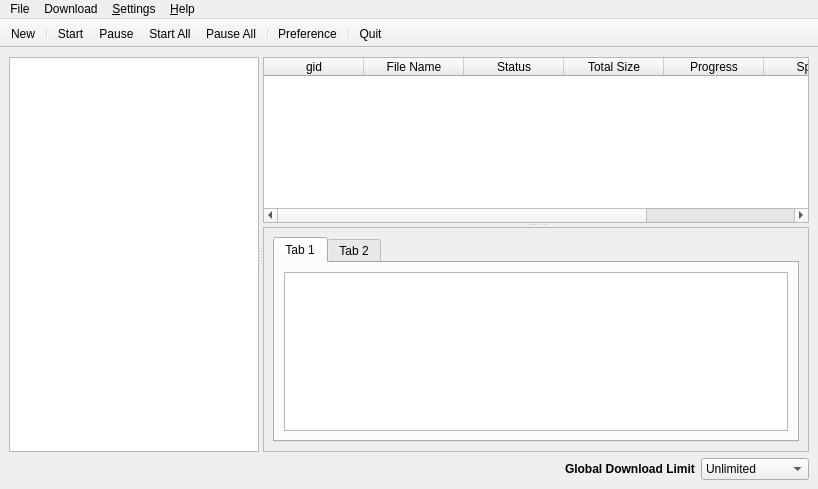
<?xml version="1.0" encoding="UTF-8"?>
<ui version="4.0">
 <class>MainWindow</class>
 <widget class="QMainWindow" name="MainWindow">
  <property name="geometry">
   <rect>
    <x>0</x>
    <y>0</y>
    <width>818</width>
    <height>489</height>
   </rect>
  </property>
  <property name="windowTitle">
   <string>Barq Download Manager</string>
  </property>
  <property name="windowIcon">
   <iconset resource="images.qrc">
    <normaloff>:/images/icons/barq.png</normaloff>:/images/icons/barq.png</iconset>
  </property>
  <widget class="QWidget" name="centralwidget">
   <layout class="QVBoxLayout" name="verticalLayout">
    <item>
     <widget class="QSplitter" name="splitter_2">
      <property name="orientation">
       <enum>Qt::Horizontal</enum>
      </property>
      <widget class="QListWidget" name="lwCategories">
       <property name="maximumSize">
        <size>
         <width>250</width>
         <height>16777215</height>
        </size>
       </property>
       <property name="alternatingRowColors">
        <bool>false</bool>
       </property>
       <property name="iconSize">
        <size>
         <width>24</width>
         <height>24</height>
        </size>
       </property>
      </widget>
      <widget class="QSplitter" name="splitter">
       <property name="orientation">
        <enum>Qt::Vertical</enum>
       </property>
       <widget class="QTableWidget" name="tblActive">
        <property name="enabled">
         <bool>true</bool>
        </property>
        <property name="sizePolicy">
         <sizepolicy hsizetype="Preferred" vsizetype="Preferred">
          <horstretch>0</horstretch>
          <verstretch>0</verstretch>
         </sizepolicy>
        </property>
        <property name="editTriggers">
         <set>QAbstractItemView::NoEditTriggers</set>
        </property>
        <property name="showDropIndicator" stdset="0">
         <bool>false</bool>
        </property>
        <property name="dragDropOverwriteMode">
         <bool>false</bool>
        </property>
        <property name="selectionBehavior">
         <enum>QAbstractItemView::SelectRows</enum>
        </property>
        <property name="textElideMode">
         <enum>Qt::ElideMiddle</enum>
        </property>
        <property name="showGrid">
         <bool>true</bool>
        </property>
        <property name="gridStyle">
         <enum>Qt::SolidLine</enum>
        </property>
        <property name="columnCount">
         <number>7</number>
        </property>
        <attribute name="horizontalHeaderVisible">
         <bool>true</bool>
        </attribute>
        <attribute name="horizontalHeaderCascadingSectionResizes">
         <bool>true</bool>
        </attribute>
        <attribute name="horizontalHeaderDefaultSectionSize">
         <number>100</number>
        </attribute>
        <attribute name="verticalHeaderVisible">
         <bool>false</bool>
        </attribute>
        <column>
         <property name="text">
          <string>gid</string>
         </property>
         <property name="textAlignment">
          <set>AlignHCenter|AlignVCenter|AlignCenter</set>
         </property>
        </column>
        <column>
         <property name="text">
          <string>File Name</string>
         </property>
         <property name="textAlignment">
          <set>AlignHCenter|AlignVCenter|AlignCenter</set>
         </property>
        </column>
        <column>
         <property name="text">
          <string>Status</string>
         </property>
         <property name="textAlignment">
          <set>AlignHCenter|AlignVCenter|AlignCenter</set>
         </property>
        </column>
        <column>
         <property name="text">
          <string>Total Size</string>
         </property>
         <property name="textAlignment">
          <set>AlignHCenter|AlignVCenter|AlignCenter</set>
         </property>
        </column>
        <column>
         <property name="text">
          <string>Progress</string>
         </property>
         <property name="textAlignment">
          <set>AlignHCenter|AlignVCenter|AlignCenter</set>
         </property>
        </column>
        <column>
         <property name="text">
          <string>Speed</string>
         </property>
         <property name="textAlignment">
          <set>AlignHCenter|AlignVCenter|AlignCenter</set>
         </property>
        </column>
        <column>
         <property name="text">
          <string>Time Left</string>
         </property>
         <property name="textAlignment">
          <set>AlignHCenter|AlignVCenter|AlignCenter</set>
         </property>
        </column>
       </widget>
       <widget class="QFrame" name="frame">
        <property name="minimumSize">
         <size>
          <width>0</width>
          <height>150</height>
         </size>
        </property>
        <property name="frameShape">
         <enum>QFrame::StyledPanel</enum>
        </property>
        <property name="frameShadow">
         <enum>QFrame::Raised</enum>
        </property>
        <layout class="QHBoxLayout" name="horizontalLayout_2">
         <item>
          <widget class="QTabWidget" name="tabWidget">
           <property name="currentIndex">
            <number>0</number>
           </property>
           <widget class="QWidget" name="tab">
            <attribute name="title">
             <string>Tab 1</string>
            </attribute>
            <layout class="QVBoxLayout" name="verticalLayout_2">
             <item>
              <widget class="QTableWidget" name="tableWidget"/>
             </item>
            </layout>
           </widget>
           <widget class="QWidget" name="tab_2">
            <attribute name="title">
             <string>Tab 2</string>
            </attribute>
           </widget>
          </widget>
         </item>
        </layout>
       </widget>
      </widget>
     </widget>
    </item>
    <item>
     <layout class="QHBoxLayout" name="horizontalLayout">
      <item>
       <spacer name="horizontalSpacer">
        <property name="orientation">
         <enum>Qt::Horizontal</enum>
        </property>
        <property name="sizeHint" stdset="0">
         <size>
          <width>40</width>
          <height>20</height>
         </size>
        </property>
       </spacer>
      </item>
      <item>
       <widget class="QLabel" name="label">
        <property name="font">
         <font>
          <weight>75</weight>
          <bold>true</bold>
         </font>
        </property>
        <property name="text">
         <string>Global Download Limit</string>
        </property>
       </widget>
      </item>
      <item>
       <widget class="QComboBox" name="comboBox">
        <property name="currentIndex">
         <number>14</number>
        </property>
        <item>
         <property name="text">
          <string>5          Kb/Sec</string>
         </property>
        </item>
        <item>
         <property name="text">
          <string>10        Kb/Sec</string>
         </property>
        </item>
        <item>
         <property name="text">
          <string>15        Kb/Sec</string>
         </property>
        </item>
        <item>
         <property name="text">
          <string>20        Kb/Sec</string>
         </property>
        </item>
        <item>
         <property name="text">
          <string>30        Kb/Sec</string>
         </property>
        </item>
        <item>
         <property name="text">
          <string>40        Kb/Sec</string>
         </property>
        </item>
        <item>
         <property name="text">
          <string>50        Kb/Sec</string>
         </property>
        </item>
        <item>
         <property name="text">
          <string>60        Kb/Sec</string>
         </property>
        </item>
        <item>
         <property name="text">
          <string>70        Kb/Sec</string>
         </property>
        </item>
        <item>
         <property name="text">
          <string>80        Kb/Sec</string>
         </property>
        </item>
        <item>
         <property name="text">
          <string>90        Kb/Sec</string>
         </property>
        </item>
        <item>
         <property name="text">
          <string>100      Kb/Sec</string>
         </property>
        </item>
        <item>
         <property name="text">
          <string>150      Kb/Sec</string>
         </property>
        </item>
        <item>
         <property name="text">
          <string>200      Kb/Sec</string>
         </property>
        </item>
        <item>
         <property name="text">
          <string>Unlimited</string>
         </property>
        </item>
       </widget>
      </item>
     </layout>
    </item>
   </layout>
  </widget>
  <widget class="QMenuBar" name="menubar">
   <property name="geometry">
    <rect>
     <x>0</x>
     <y>0</y>
     <width>818</width>
     <height>21</height>
    </rect>
   </property>
   <widget class="QMenu" name="menuFile">
    <property name="title">
     <string>File</string>
    </property>
    <addaction name="actionNewDownload"/>
    <addaction name="actionRemoveDownload"/>
    <addaction name="actionQuit"/>
   </widget>
   <widget class="QMenu" name="menuDownload">
    <property name="title">
     <string>Download</string>
    </property>
    <addaction name="actionStart"/>
    <addaction name="actionStartAll"/>
    <addaction name="actionPause"/>
    <addaction name="actionPauseAll"/>
   </widget>
   <widget class="QMenu" name="menuSettings">
    <property name="title">
     <string>&amp;Settings</string>
    </property>
    <addaction name="actionPreference"/>
   </widget>
   <widget class="QMenu" name="menu_Help">
    <property name="title">
     <string>&amp;Help</string>
    </property>
    <addaction name="actionAbout_aria2"/>
    <addaction name="actionAbout_Qt"/>
   </widget>
   <addaction name="menuFile"/>
   <addaction name="menuDownload"/>
   <addaction name="menuSettings"/>
   <addaction name="menu_Help"/>
  </widget>
  <widget class="QToolBar" name="toolBar">
   <property name="enabled">
    <bool>true</bool>
   </property>
   <property name="windowTitle">
    <string>toolBar</string>
   </property>
   <property name="inputMethodHints">
    <set>Qt::ImhHiddenText</set>
   </property>
   <property name="movable">
    <bool>false</bool>
   </property>
   <property name="iconSize">
    <size>
     <width>16</width>
     <height>16</height>
    </size>
   </property>
   <property name="toolButtonStyle">
    <enum>Qt::ToolButtonTextUnderIcon</enum>
   </property>
   <attribute name="toolBarArea">
    <enum>TopToolBarArea</enum>
   </attribute>
   <attribute name="toolBarBreak">
    <bool>false</bool>
   </attribute>
   <addaction name="actionNewDownload"/>
   <addaction name="separator"/>
   <addaction name="actionStart"/>
   <addaction name="actionPause"/>
   <addaction name="actionStartAll"/>
   <addaction name="actionPauseAll"/>
   <addaction name="separator"/>
   <addaction name="actionPreference"/>
   <addaction name="separator"/>
   <addaction name="actionQuit"/>
  </widget>
  <action name="actionNewDownload">
   <property name="icon">
    <iconset resource="images.qrc">
     <normaloff>:/images/icons/project-development-new-template.png</normaloff>:/images/icons/project-development-new-template.png</iconset>
   </property>
   <property name="text">
    <string>New</string>
   </property>
   <property name="toolTip">
    <string>Add New Download</string>
   </property>
  </action>
  <action name="actionRemoveDownload">
   <property name="enabled">
    <bool>true</bool>
   </property>
   <property name="icon">
    <iconset>
     <normaloff>:/images/images/icons/list-remove.png</normaloff>:/images/images/icons/list-remove.png</iconset>
   </property>
   <property name="text">
    <string>Remove</string>
   </property>
  </action>
  <action name="actionStart">
   <property name="enabled">
    <bool>true</bool>
   </property>
   <property name="icon">
    <iconset resource="images.qrc">
     <normaloff>:/images/icons/media-playback-start.png</normaloff>:/images/icons/media-playback-start.png</iconset>
   </property>
   <property name="text">
    <string>Start</string>
   </property>
   <property name="toolTip">
    <string>Start Selected Downlad</string>
   </property>
  </action>
  <action name="actionStartAll">
   <property name="icon">
    <iconset resource="images.qrc">
     <normaloff>:/images/icons/media-seek-forward.png</normaloff>:/images/icons/media-seek-forward.png</iconset>
   </property>
   <property name="text">
    <string>Start All</string>
   </property>
   <property name="toolTip">
    <string>Start All Downloads</string>
   </property>
  </action>
  <action name="actionPause">
   <property name="enabled">
    <bool>true</bool>
   </property>
   <property name="icon">
    <iconset resource="images.qrc">
     <normaloff>:/images/icons/media-playback-pause.png</normaloff>:/images/icons/media-playback-pause.png</iconset>
   </property>
   <property name="text">
    <string>Pause</string>
   </property>
   <property name="toolTip">
    <string>Pause Selected Download</string>
   </property>
  </action>
  <action name="actionPauseAll">
   <property name="icon">
    <iconset resource="images.qrc">
     <normaloff>:/images/icons/media-record.png</normaloff>:/images/icons/media-record.png</iconset>
   </property>
   <property name="text">
    <string>Pause All</string>
   </property>
   <property name="toolTip">
    <string>Pause All Downloads</string>
   </property>
  </action>
  <action name="actionQuit">
   <property name="icon">
    <iconset resource="images.qrc">
     <normaloff>:/images/icons/application-exit.png</normaloff>:/images/icons/application-exit.png</iconset>
   </property>
   <property name="text">
    <string>Quit</string>
   </property>
   <property name="toolTip">
    <string>Quit The Programe</string>
   </property>
  </action>
  <action name="actionPreference">
   <property name="icon">
    <iconset resource="images.qrc">
     <normaloff>:/images/icons/preferences-system.png</normaloff>:/images/icons/preferences-system.png</iconset>
   </property>
   <property name="text">
    <string>Preference</string>
   </property>
  </action>
  <action name="actionAbout_aria2">
   <property name="icon">
    <iconset>
     <normaloff>:/images/images/icons/barq.png</normaloff>:/images/images/icons/barq.png</iconset>
   </property>
   <property name="text">
    <string>About aria2</string>
   </property>
  </action>
  <action name="actionAbout_Qt">
   <property name="text">
    <string>About Qt</string>
   </property>
  </action>
 </widget>
 <resources>
  <include location="images.qrc"/>
 </resources>
 <connections/>
 <slots>
  <slot>addNewDownload()</slot>
  <slot>setGlobalSpeed()</slot>
  <slot>pauseAll()</slot>
  <slot>unpauseAll()</slot>
  <slot>getActiveDownloads()</slot>
  <slot>pauseGid()</slot>
  <slot>unpauseGid()</slot>
  <slot>showPreferenceDialog()</slot>
  <slot>removeDownload()</slot>
  <slot>showAboutQt()</slot>
  <slot>showAboutAria2()</slot>
 </slots>
</ui>
